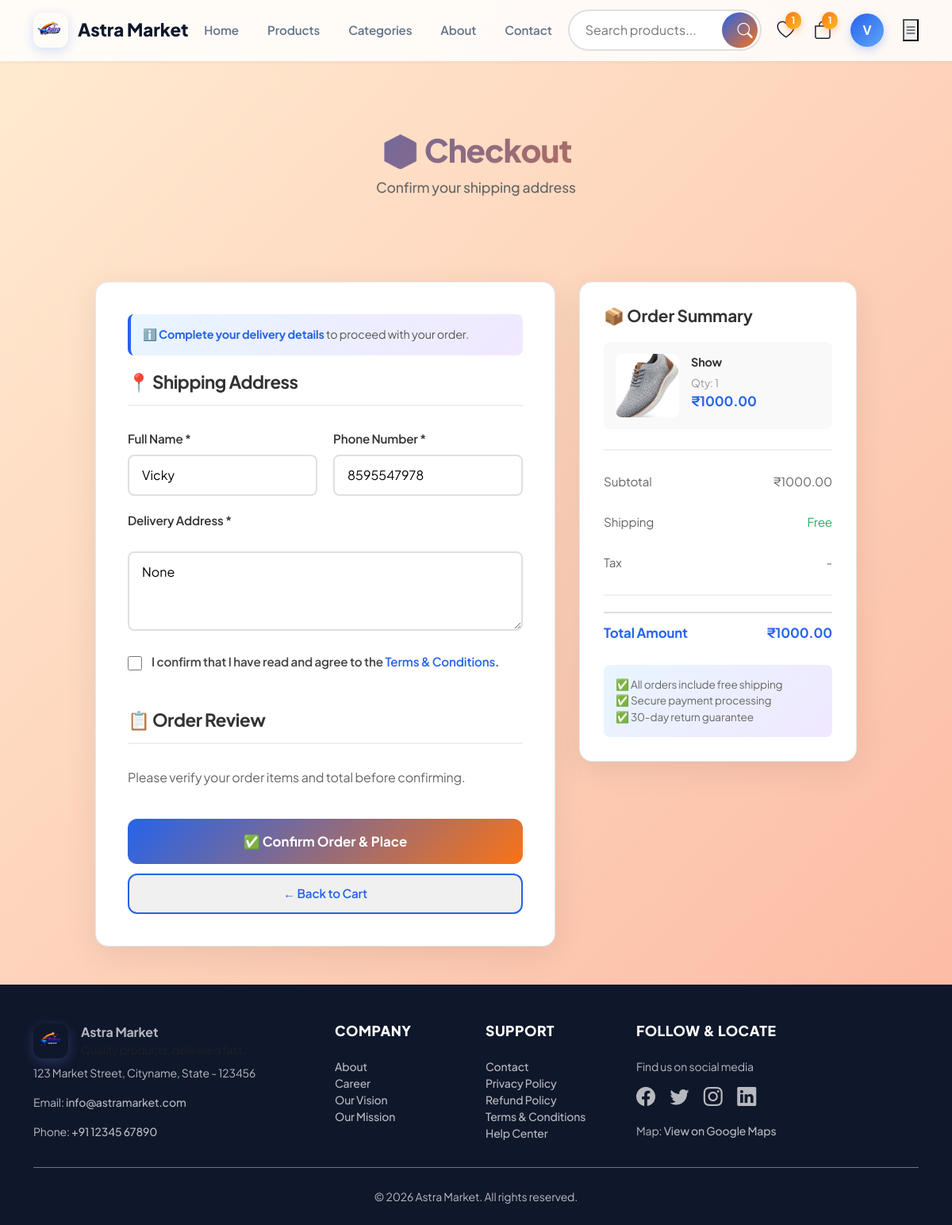
Page /checkout/ (signed in) on the committed database.
### Astra_Market/models.py (models this page shows, shortened)
class CustomUser(AbstractBaseUser, PermissionsMixin):
    GENDER_CHOICES = [
        ('male', 'Male'),
        ('female', 'Female'),
        ('other', 'Other'),
    ]
    phone_validator = RegexValidator(
        regex=r'^\+?\d{7,15}$',
        message='Enter a valid phone number using 7 to 15 digits.',
    )
    full_name = models.CharField(max_length=150)
    email = models.EmailField(unique=True)
    mobile = models.CharField(max_length=15, unique=True, validators=[phone_validator])
    alternate_mobile = models.CharField(
        max_length=15,
        blank=True,
        null=True,
        validators=[phone_validator],
    )
    dob = models.DateField(blank=True, null=True)
    address = models.TextField(blank=True, null=True)
    profile_image = models.ImageField(upload_to='profile_images/', blank=True, null=True)
    gender = models.CharField(max_length=10, choices=GENDER_CHOICES, blank=True)
    is_staff = models.BooleanField(default=False)
    is_active = models.BooleanField(default=True)
    date_joined = models.DateTimeField(auto_now_add=True)
    objects = CustomUserManager()
    USERNAME_FIELD = 'email'
    REQUIRED_FIELDS = ['full_name', 'mobile']
    class Meta:
        verbose_name = 'User'
        verbose_name_plural = 'Users'

class CartItem(models.Model):
    user = models.ForeignKey(CustomUser, on_delete=models.CASCADE, related_name='cart_items')
    product = models.ForeignKey(Product, on_delete=models.CASCADE)
    quantity = models.PositiveIntegerField(default=1)
    added_at = models.DateTimeField(auto_now_add=True)
    class Meta:
        unique_together = ('user', 'product')
    @property
    def total_price(self):
        return self.product.price * self.quantity

class Product(models.Model):
    title = models.CharField(max_length=200)
    slug = models.SlugField(max_length=220, unique=True)
    category = models.ForeignKey(Category, on_delete=models.CASCADE, related_name='products')
    description = models.TextField(blank=True)
    price = models.DecimalField(max_digits=9, decimal_places=2)
    image = models.ImageField(upload_to='product_images/', blank=True, null=True)
    created_at = models.DateTimeField(auto_now_add=True)
    class Meta:
        ordering = ['-created_at']

### Astra_Market/views.py (the view)
# urls.py: path('checkout/', views.checkout, name='checkout'),
@login_required(login_url='login')
def checkout(request):
    cart_items = CartItem.objects.filter(user=request.user).select_related('product')
    if not cart_items:
        messages.warning(request, 'Your cart is empty. Add items before checkout.')
        return redirect('cart')
    cart_total = sum(item.total_price for item in cart_items)
    user = request.user
    context = {
        'cart_items': cart_items,
        'cart_total': cart_total,
        'user': user,
    }
    return render(request, 'checkout.html', context)

### Astra_Market/templates/checkout.html (shortened to what this page needs)
{% extends 'base.html' %}
{% load static %}
{% block content %}
<div class="checkout-container">
    <div class="checkout-header">
        <h1>📦 Checkout</h1>
        <p>Confirm your shipping address</p>
    </div>
    <div class="checkout-content">
        <div class="checkout-form-section">
            <form id="checkout-form" method="POST" action="{% url 'confirm_checkout' %}">
                <div class="info-box">
                    ℹ️ <strong>Complete your delivery details</strong> to proceed with your order.
                </div>
                <div id="address_form">
                    <h2 class="section-title">📍 Shipping Address</h2>
                    <div class="form-row">
                        <div class="form-group">
                            <label for="shipping_name">Full Name *</label>
                            <input type="text" id="shipping_name" name="shipping_name" value="{{ user.full_name }}" required>
                        </div>
                        <div class="form-group">
                            <label for="shipping_phone">Phone Number *</label>
                            <input type="tel" id="shipping_phone" name="shipping_phone" value="{{ user.mobile }}" required placeholder="+91 1234567890">
                        </div>
                    </div>
                    <div class="form-group form-row full">
                        <label for="shipping_address">Delivery Address *</label>
                        <textarea id="shipping_address" name="shipping_address" required placeholder="House No, Street, Area, City, State, Pincode">{{ user.address }}</textarea>
                    </div>
                </div>
                <div class="form-group" style="display:flex; align-items:flex-start; gap:12px; margin: 28px 0;">
                    <input type="checkbox" id="accept_terms" name="accept_terms" required style="width:18px; height:18px; accent-color:var(--brand-blue); margin-top:4px;">
                    <label for="accept_terms" style="color:#444; line-height:1.5;">
                        I confirm that I have read and agree to the <a href="{% url 'terms' %}" style="color:var(--brand-blue); text-decoration:none;">Terms & Conditions</a>.
                    </label>
                </div>
                <h2 class="section-title" style="margin-top: 40px;">📋 Order Review</h2>
                <p style="color: #666; margin-bottom: 15px;">Please verify your order items and total before confirming.</p>
                <button type="submit" class="submit-btn">✅ Confirm Order & Place</button>
            </form>
            <a href="{% url 'cart' %}" class="back-btn">← Back to Cart</a>
        </div>
        <div class="order-sidebar">
            <h3 class="order-title">📦 Order Summary</h3>
            <div class="order-items">
                {% for item in cart_items %}
                    <div class="order-item">
                        <div class="order-item-image">
                            {% if item.product.image %}
                                <img src="{{ item.product.image.url }}" alt="{{ item.product.title }}">
                            {% else %}
                                <img src="{% static 'images/product-placeholder.png' %}" alt="{{ item.product.title }}">
                            {% endif %}
                        </div>
                        <div class="order-item-info">
                            <div class="order-item-name">{{ item.product.title }}</div>
                            <div class="order-item-qty">Qty: {{ item.quantity }}</div>
                            <div class="order-item-price">₹{{ item.total_price }}</div>
                        </div>
                    </div>
                {% endfor %}
            </div>
            <div class="order-summary-divider"></div>
            <div class="summary-row">
                <span>Subtotal</span>
                <span>₹{{ cart_total }}</span>
            </div>
            <div class="summary-row">
                <span>Shipping</span>
                <span style="color: #27ae60;">Free</span>
            </div>
            <div class="summary-row">
                <span>Tax</span>
                <span>-</span>
            </div>
            <div class="order-summary-divider"></div>
            <div class="summary-row total">
                <span>Total Amount</span>
                <span>₹{{ cart_total }}</span>
            </div>
            <div style="background: linear-gradient(135deg, #e8f5ff 0%, #f0e8ff 100%); padding: 15px; border-radius: 8px; margin-top: 20px; font-size: 0.85rem; color: #666;">
                ✅ All orders include free shipping<br>
                ✅ Secure payment processing<br>
                ✅ 30-day return guarantee
            </div>
        </div>
    </div>
</div>
{% endblock %}

### Astra_Market/templates/base.html (shortened to what this page needs)
<!DOCTYPE html>
<html lang="en">
<head>
    {% load static %}
    <link href="https://cdn.jsdelivr.net/npm/bootstrap@5.3.0/dist/css/bootstrap.min.css" rel="stylesheet">
    <link href="https://cdn.jsdelivr.net/npm/bootstrap-icons@1.10.5/font/bootstrap-icons.css" rel="stylesheet">
        <link href="{% static 'css/style.css' %}" rel="stylesheet">
</head>
<body>
    <nav class="navbar-custom">
        <div class="container">
            <a href="{% url 'home' %}" class="navbar-brand-custom">
                <div class="logo-icon">
                    <img src="{% static 'images/ChatGPT Image Jun 21, 2026, 04_16_52 PM.png' %}" alt="Astra Market logo">
                </div>
                <span>Astra Market</span>
            </a>
            <div class="navbar-menu d-none d-lg-flex">
                <a href="{% url 'home' %}">Home</a>
                <a href="{% url 'products' %}">Products</a>
                <a href="{% url 'category' %}">Categories</a>
                <a href="{% url 'about' %}">About</a>
                <a href="{% url 'contact' %}">Contact</a>
            </div>
            <div class="search-wrapper d-none d-lg-block">
                <form action="{% url 'products' %}" method="get">
                    <input
                        type="text"
                        class="search-input"
                        name="q"
                        placeholder="Search products..."
                        autocomplete="off"
                    >
                    <button type="submit" class="search-btn">
                        <i class="bi bi-search"></i>
                    </button>
                </form>
            </div>
            <div class="navbar-actions">
                <a href="{% url 'wishlist' %}" class="action-icon" title="Wishlist">
                    <i class="bi bi-heart"></i>
                    {% if user.is_authenticated and user.wishlist_items.count %}
                        <span class="badge-count">{{ user.wishlist_items.count }}</span>
                    {% endif %}
                </a>
                <a href="{% url 'cart' %}" class="action-icon" title="Shopping Cart">
                    <i class="bi bi-bag"></i>
                    {% if user.is_authenticated and user.cart_items.count %}
                        <span class="badge-count">{{ user.cart_items.count }}</span>
                    {% endif %}
                </a>
                {% if user.is_authenticated %}
                    <div class="user-profile">
                        <div class="user-avatar" onclick="toggleDropdown()" title="{{ user.full_name }}">
                            {{ user.full_name|slice:":1"|upper }}
                        </div>
                    </div>
                {% else %}
                    <div class="auth-buttons">
                        <a href="{% url 'login' %}" class="btn-login">Sign In</a>
                        <a href="{% url 'register' %}" class="btn-register">Register</a>
                    </div>
                {% endif %}
                <button class="mobile-menu-btn" onclick="toggleMobileMenu()">
                    <i class="bi bi-list"></i>
                </button>
            </div>
        </div>
    </nav>
    <main class="container my-5">
        {% block content %}{% endblock %}
    </main>
    <footer class="site-footer pt-5 pb-4">
        <div class="container">
            <div class="row gy-4">
                <div class="col-md-4">
                    <div class="footer-logo mb-2 d-flex align-items-center">
                        <div style="width:44px;height:44px;border-radius:12px;overflow:hidden;display:flex;align-items:center;justify-content:center;box-shadow:0 4px 15px rgba(102, 126, 234, 0.3);">
                            <img src="{% static 'images/ChatGPT Image Jun 21, 2026, 04_16_52 PM.png' %}" alt="Astra Market logo" style="width:100%;height:100%;object-fit:cover;">
                        </div>
                        <div class="ms-3">
                            <strong>Astra Market</strong>
                            <div class="small text-muted">Quality products, delivered fast.</div>
                        </div>
                    </div>
                    <p class="small">123 Market Street, Cityname, State - 123456</p>
                    <p class="small">Email: <a href="mailto:info@astramarket.com">info@astramarket.com</a></p>
                    <p class="small">Phone: <a href="tel:+911234567890">+91 12345 67890</a></p>
                </div>
                <div class="col-md-2">
                    <h6 class="text-uppercase small">Company</h6>
                    <ul class="list-unstyled small">
                        <li><a href="{% url 'about' %}">About</a></li>
                        <li><a href="#">Career</a></li>
                        <li><a href="#">Our Vision</a></li>
                        <li><a href="#">Our Mission</a></li>
                    </ul>
                </div>
                <div class="col-md-2">
                    <h6 class="text-uppercase small">Support</h6>
                    <ul class="list-unstyled small">
                        <li><a href="{% url 'contact' %}">Contact</a></li>
                        <li><a href="#">Privacy Policy</a></li>
                        <li><a href="#">Refund Policy</a></li>
                        <li><a href="{% url 'terms' %}">Terms & Conditions</a></li>
                        <li><a href="{% url 'support' %}">Help Center</a></li>
                    </ul>
                </div>
                <div class="col-md-4">
                    <h6 class="text-uppercase small">Follow & Locate</h6>
                    <p class="small mb-2">Find us on social media</p>
                    <p>
                        <a href="#" class="me-3"><i class="bi bi-facebook fs-4"></i></a>
                        <a href="#" class="me-3"><i class="bi bi-twitter fs-4"></i></a>
                        <a href="#" class="me-3"><i class="bi bi-instagram fs-4"></i></a>
                        <a href="#"><i class="bi bi-linkedin fs-4"></i></a>
                    </p>
                    <p class="small mt-3">Map: <a href="https://www.google.com/maps/place/28%C2%B043'59.6%22N+77%C2%B016'14.7%22E/@28.733212,77.2681861,17z/data=!3m1!4b1!4m4!3m3!8m2!3d28.733212!4d77.270761?entry=ttu&g_ep=EgoyMDI2MDYxNi4wIKXMDSoASAFQAw%3D%3D" target="_blank">View on Google Maps</a></p>
                </div>
            </div>
            <div class="text-center pt-4 mt-3 border-top border-secondary">
                <small>&copy; 2026 Astra Market. All rights reserved.</small>
            </div>
        </div>
    </footer>
</body>
</html>

### rows in the picture
CustomUser: wishlist_items.count "1", cart_items.count "1", full_name "V", shipping_name "Vicky", shipping_phone "8595547978", shipping_address "None"
CartItem: product.image (picture), product "Show", quantity "1", total_price "1000.00"

### other values in the picture
{{ cart_total }} "1000.00"
